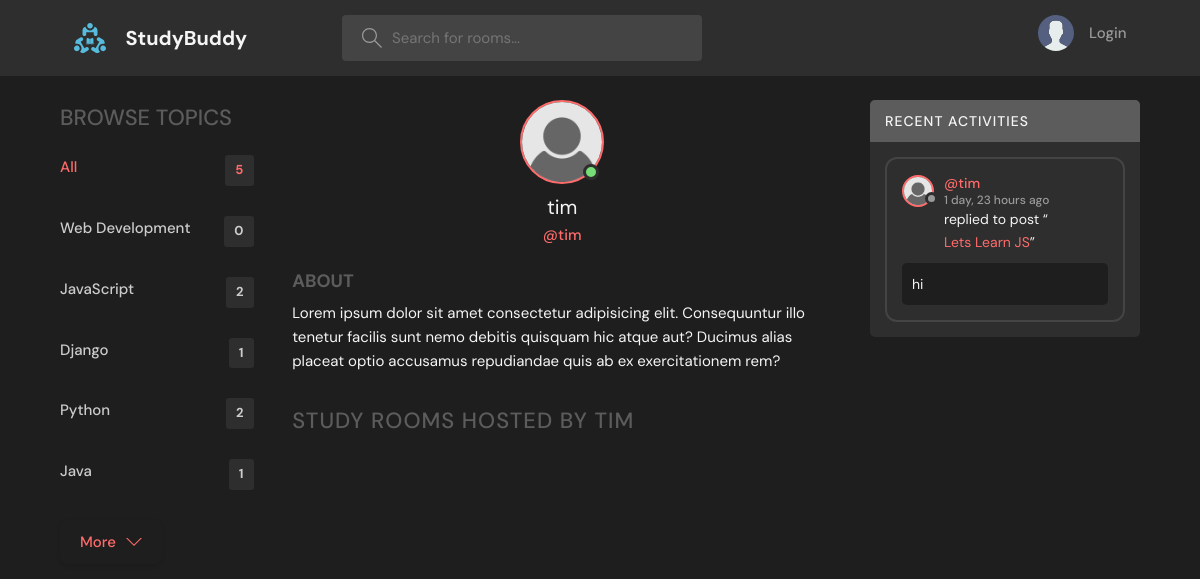
The app's page /profile/2/ with its own data.
### base/models.py (models this page shows, shortened)
class Topic(models.Model):
    name = models.CharField(max_length=50)

class Message(models.Model):
    user = models.ForeignKey(User, on_delete=models.CASCADE)
    room = models.ForeignKey(Room, on_delete=models.CASCADE)
    body = models.TextField()
    updated = models.DateTimeField(auto_now=True)
    created = models.DateTimeField(auto_now_add = True)
    class Meta:
        ordering = ['-updated', '-created']

class Room(models.Model):
    host = models.ForeignKey(User,on_delete = models.SET_NULL, null = True)
    topic = models.ForeignKey(Topic,on_delete = models.SET_NULL , null = True)
    name = models.CharField(max_length=200)
    description = models.TextField(null = True, blank = True)
    participants = models.ManyToManyField(User, related_name = 'participants',blank =True)
    updated = models.DateTimeField(auto_now = True)
    created = models.DateTimeField(auto_now_add = True)
    class Meta:
        ordering = ['-updated','-created']

### base/views.py (the view)
# urls.py: path('profile/<str:pk>/', views.userProfile, name = "user-profile"),
def userProfile(request,pk):
    user = User.objects.get(id=pk)
    rooms = user.room_set.all()
    room_messages = user.message_set.all()
    topics = Topic.objects.all()
    context = {'user': user, 'rooms':rooms,
               'topics':topics,'room_messages' : room_messages}
    return render(request,'base/profile.html',context)

### base/templates/base/profile.html (shortened to what this page needs)
{%extends 'main.html'%}
{%load static%}
{%block content%}
<main class="profile-page layout layout--3">
  <div class="container">
    {%include 'base/topics_component.html'%}
    <div class="roomList">
      <div class="profile">
        <div class="profile__avatar">
          <div class="avatar avatar--large active">
            <img src="{%static 'images/profile.png'%}" />
          </div>
        </div>
        <div class="profile__info">
          <h3>{{user.username}}</h3>
          <p>@{{user.username}}</p>
        </div>
        <div class="profile__about">
          <h3>About</h3>
          <p>
            Lorem ipsum dolor sit amet consectetur adipisicing elit. Consequuntur illo tenetur
            facilis sunt nemo debitis quisquam hic atque aut? Ducimus alias placeat optio
            accusamus repudiandae quis ab ex exercitationem rem?
          </p>
        </div>
      </div>
      <div class="roomList__header">
        <div>
          <h2>Study Rooms Hosted by {{user.username}}</a>
          </h2>
        </div>
      </div>
    </div>
    {%include 'base/activity_component.html'%}
  </div>
</main>
{%endblock content %}

### base/templates/base/topics_component.html
<div class="topics">
    <div class="topics__header">
        <h2>Browse Topics</h2>
    </div>
    <ul class="topics__list">
        <li>
            <a href="{%url 'home'%}" class="active">All <span>{{topics.count}}</span></a>
        </li>
        {% for topic in topics%}
        <li>
            <a href="{%url 'home'%}?q={{topic.name}}">{{topic.name}} <span>{{topic.room_set.all.count}}</span></a>
        </li>
        {% endfor %}
    </ul>
    <a class="btn btn--link" href="topics.html">
        More
        <svg version="1.1" xmlns="http://www.w3.org/2000/svg" width="32" height="32" viewBox="0 0 32 32">
            <title>chevron-down</title>
            <path d="M16 21l-13-13h-3l16 16 16-16h-3l-13 13z"></path>
        </svg>
    </a>
</div>

### base/templates/base/activity_component.html (shortened to what this page needs)
{%load static%}
<div class="activities">
    <div class="activities__header">
        <h2>Recent Activities</h2>
    </div>
    {%for message in room_messages%}
    <div class="activities__box">
        <div class="activities__boxHeader roomListRoom__header">
            <a href="{% url 'user-profile' message.user.id%}" class="roomListRoom__author">
                <div class="avatar avatar--small">
                    <img src="{%static 'images/profile.png'%}" />
                </div>
                <p>
                    @{{message.user.username}}
                    <span>{{message.created | timesince}} ago</span>
                </p>
            </a>
        </div>
        <div class="activities__boxContent">
            <p>replied to post “<a href="{%url 'room' message.room.id %}">{{message.room.name}}</a>”</p>
            <div class="activities__boxRoomContent">
                {{message.body}}
            </div>
        </div>
    </div>
    {%endfor%}
</div>

### records on screen
Topic: name "Web Development", room_set.all.count "0"
Topic: name "JavaScript", room_set.all.count "2"
Topic: name "Django", room_set.all.count "1"
Topic: name "Python", room_set.all.count "2"
Topic: name "Java", room_set.all.count "1"
Message: user.username "tim", created "1 day, 23 hours", room.name "Lets Learn JS", body "hi"

### other values on screen
{{ topics.count }} "5"
{{ user.username }} "tim"
{{ user.username }} "TIM"
